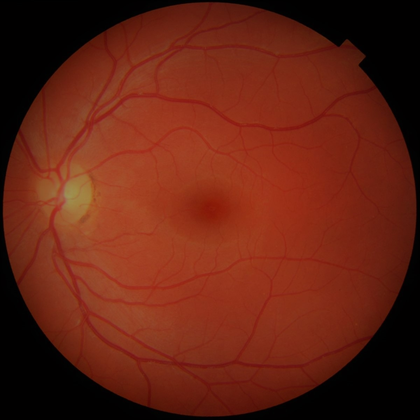
%> input picture Assignment 1/2/data/retina.png, 420 x 420 px, shrunk from 1200 x 1200 before the run; the run also reads 1 picture not shown here
$ octave --eval "myHM;"   (GNU Octave 9; MATLAB toolbox functions it lacks are replaced by stand-ins)
%> lines starting %> are read from the running program, lines starting %| are printed output that depends on the picture
function [] = myHM()

    myNumOfColors = 200;
    myColorScale = [ [0:1/(myNumOfColors-1):1]' , [0:1/(myNumOfColors-1):1]' , [0:1/(myNumOfColors-1):1]' ];

    %%%%%%%%%%%%%%%%%%%%%%%%%%%%%%%%%%%%%%%%%%%%%%%%%%%%%%%%%%%%%%%%%%%%%%%%%%

    A=imread('../data/retina.png');
%> A is the input picture: size 420x420x3 uint8; mean R, G, B 101, 35.2, 19.1
    B=imread('../data/retinaMask.png');
    C=imread('../data/retinaRef.png');
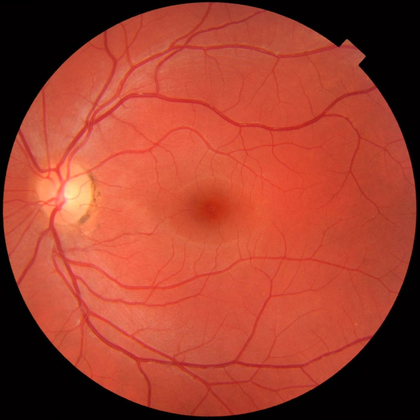
%> input picture Assignment 1/2/data/retinaRef.png, 420 x 420 px, shrunk from 1200 x 1200 before the run
%> C is the input picture: size 420x420x3 uint8; mean R, G, B 159.5, 63.6, 46.2
    D=imread('../data/retinaRefMask.png');
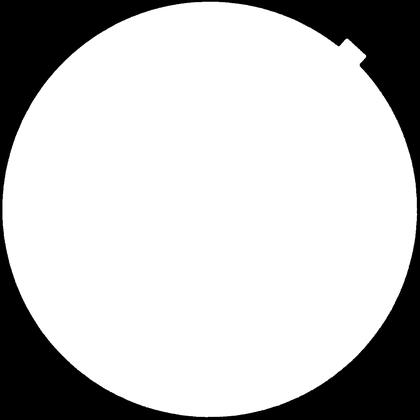
%> input picture Assignment 1/2/data/retinaRefMask.png, 420 x 420 px, shrunk from 1200 x 1200 before the run
%> D is the input picture: size 420x420 uint8; min 0, max 255, mean 196

    five=A;
    five(~B)=0;
    three=C;
    three(~D)=0;

    %%%%%%%%%%%%%%%%%%%%%%%%%%%%%%%%%%%%%%%%%%%%%%%%%%%%%%%%%%%%%%%%%%%%%%%%%%

    %%retinaRef

    count=0;

    cdf    = [];
    red_inv=three(:,:,1);
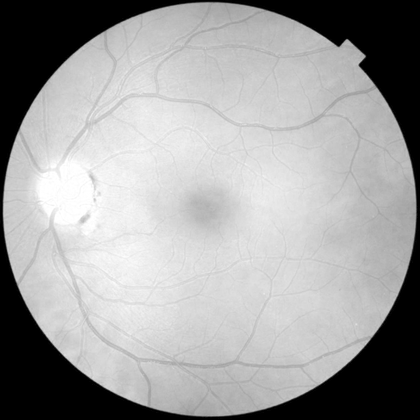
%> red_inv: size 420x420 uint8; min 0, max 255, mean 159
    hist   = imhist(red_inv);
%> hist = 256 values, max 38907 at index 1, min 4 at index 100, mean 689.1
    cdf    = zeros(1,256);
    cdf(1)= hist(1);
    for i=2:1:255+1
      cdf(i) = hist(i) + cdf(i-1);
    end
%> after the loop, cdf = 256 values from 38907 to 176400
    cdf=round((cdf/cdf(256))*255);
%> cdf = 256 values from 56 to 255
    cdf_inv_red=zeros(1,256);
    for i=1:1:255+1
        if cdf_inv_red(cdf(i))==0
            cdf_inv_red(cdf(i))=i;
        end
    end
%> after the loop, cdf_inv_red = 256 values, max 256 at index 255, min 0 at index 1, mean 67.97
    for i=1:1:255+1
        if cdf_inv_red(i)==0
            if i==1
                cdf_inv_red(i)=0;
            else
                cdf_inv_red(i)=cdf_inv_red(i-1);
                count=count+1;
            end
        end
    end
%> after the loop, cdf_inv_red = 256 values from 0 to 256; count = 167

    cdf    = [];
    green_inv=three(:,:,2);
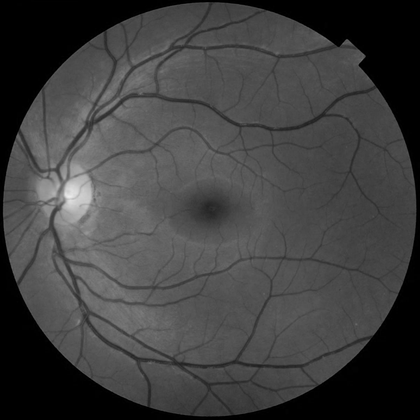
%> green_inv: size 420x420 uint8; min 0, max 235, mean 63.6
    hist   = imhist(green_inv);
%> hist = 256 values, max 36621 at index 1, min 0 at index 232, mean 689.1
    cdf    = zeros(1,256);
    cdf(1)= hist(1);
    for i=2:1:255+1
      cdf(i) = hist(i) + cdf(i-1);
    end
%> after the loop, cdf = 256 values from 36621 to 176400
    cdf=round((cdf/cdf(256))*255);
%> cdf = 256 values from 53 to 255
    cdf_inv_green=zeros(1,256);
    for i=1:1:255+1
        if cdf_inv_green(cdf(i))==0
            cdf_inv_green(cdf(i))=i;
        end
    end
%> after the loop, cdf_inv_green = 256 values, max 199 at index 255, min 0 at index 1, mean 25.9
    for i=1:1:255+1
        if cdf_inv_green(i)==0
            if i==1
                cdf_inv_green(i)=0;
            else
                cdf_inv_green(i)=cdf_inv_green(i-1);
                count=count+1;
            end
        end
    end
%> after the loop, cdf_inv_green = 256 values from 0 to 199; count = 343

    cdf    = [];
    blue_inv=three(:,:,3);
    hist   = imhist(blue_inv);
%> hist = 256 values, max 35883 at index 2, min 0 at index 166, mean 689.1
    cdf    = zeros(1,256);
    cdf(1)= hist(1);
    for i=2:1:255+1
      cdf(i) = hist(i) + cdf(i-1);
    end
%> after the loop, cdf = 256 values from 2639 to 176400
    cdf=round((cdf/cdf(256))*255);
%> cdf = 256 values from 4 to 255
    cdf_inv_blue=zeros(1,256);
    for i=1:1:255+1
        if cdf_inv_blue(cdf(i))==0
            cdf_inv_blue(cdf(i))=i;
        end
    end
%> after the loop, cdf_inv_blue = 256 values, max 136 at index 255, min 0 at index 1, mean 16.08
    for i=1:1:255+1
        if cdf_inv_blue(i)==0
            if i==1
                cdf_inv_blue(i)=0;
            else
                cdf_inv_blue(i)=cdf_inv_blue(i-1);
                count=count+1;
            end
        end
    end
%> after the loop, cdf_inv_blue = 256 values from 0 to 136; count = 531

    %%%%%%%%%%%%%%%%%%%%%%%%%%%%%%%%%%%%%%%%%%%%%%%%%%%%%%%%%%%%%%%%%%%%%%%%%%
    %%%%%%%%%%%%%%%%%%%%%%%%%%%%%%%%%%%%%%%%%%%%%%%%%%%%%%%%%%%%%%%%%%%%%%%%%%

    %%retina
    count=0;
    counter=0;

    cdf    = [];
    red=five(:,:,1);
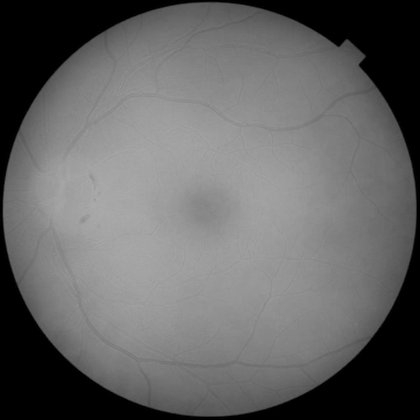
%> red: size 420x420 uint8; min 0, max 172, mean 100.7
    hist   = imhist(red);
%> hist = 256 values, max 39088 at index 1, min 0 at index 174, mean 689.1
    cdf    = zeros(1,256);
    cdf(1)= hist(1);
    for i=2:1:255+1
      cdf(i) = hist(i) + cdf(i-1);
    end
%> after the loop, cdf = 256 values from 39088 to 176400
    cdf=round((cdf/cdf(256))*255);
%> cdf = 256 values from 57 to 255
    [M, N] = size(red);
%> M = 420; N = 420
    temp1 = zeros(M, N, class(red));
    t1 = zeros(M, N, class(red));
    for i=1:M
        for j=1:N
            temp1(i,j)=cdf_inv_red(round(cdf(1+red(i,j))));
            t1(i,j)=round(cdf(1+red(i,j)));
        end
    end

    cdf    = [];
    green=five(:,:,2);
    hist   = imhist(green);
%> hist = 256 values, max 32445 at index 1, min 0 at index 144, mean 689.1
    cdf    = zeros(1,256);
    cdf(1)= hist(1);
    for i=2:1:255+1
      cdf(i) = hist(i) + cdf(i-1);
    end
%> after the loop, cdf = 256 values from 32445 to 176400
    cdf=round((cdf/cdf(256))*255);
%> cdf = 256 values from 47 to 255
    [M, N] = size(green);
    temp2 = zeros(M, N, class(green));
    t2 = zeros(M, N, class(green));
    for i=1:M
        for j=1:N
            temp2(i,j)=cdf_inv_green(round(cdf(1+green(i,j))));
            t2(i,j)=round(cdf(1+green(i,j)));
        end
    end

    cdf    = [];
    blue=five(:,:,3);
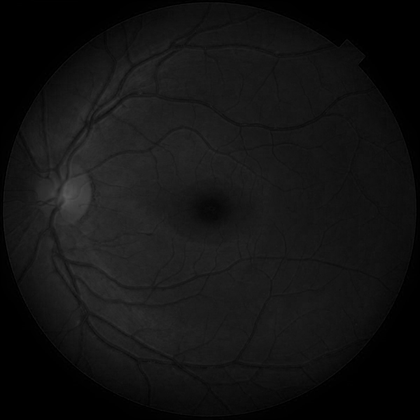
%> blue: size 420x420 uint8; min 0, max 89, mean 19.1
    hist   = imhist(blue);
%> hist = 256 values, max 30602 at index 1, min 0 at index 91, mean 689.1
    cdf    = zeros(1,256);
    cdf(1)= hist(1);
    for i=2:1:255+1
      cdf(i) = hist(i) + cdf(i-1);
    end
%> after the loop, cdf = 256 values from 30602 to 176400
    cdf=round((cdf/cdf(256))*255);
%> cdf = 256 values from 44 to 255
    [M, N] = size(blue);
    temp3 = zeros(M, N, class(blue));
    t3 = zeros(M, N, class(blue));
    for i=1:M
        for j=1:N
            temp3(i,j)=cdf_inv_blue(round(cdf(1+blue(i,j))));
            t3(i,j)=round(cdf(1+blue(i,j)));
        end
    end

    newfive=cat(3,temp1,temp2,temp3);
    new=cat(3,t1,t2,t3);
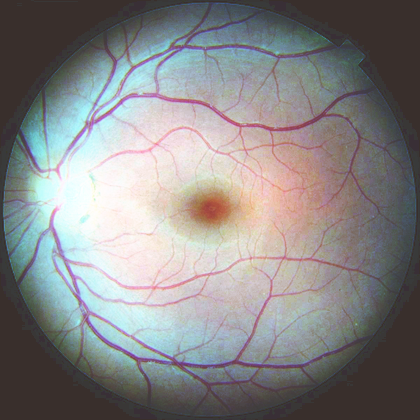
%> new: size 420x420x3 uint8; mean R, G, B 134.8, 133.5, 134
    %%%%%%%%%%%%%%%%%%%%%%%%%%%%%%%%%%%%%%%%%%%%%%%%%%%%%%%%%%%%%%%%%%%%%%%%%%
    figure()
    imagesc (five), title("Original Image"), colormap (myColorScale), colormap jet, daspect ([1 1 1]), colorbar;
    axis tight, truesize;
    f = figure();
    imagesc (newfive), title("Histogram Matched Image"), colormap (myColorScale), colormap jet, daspect ([1 1 1]), colorbar;
    axis tight, truesize;
    saveas(f, '../images/retina_histogram_matched.png');
    f = figure();
    imagesc (new), title("Histogram Equalised Image"), colormap (myColorScale), colormap jet, daspect ([1 1 1]), colorbar;
    axis tight, truesize;
    saveas(f, '../images/retina_histogram_equalized.png');
    colorbar;
end
